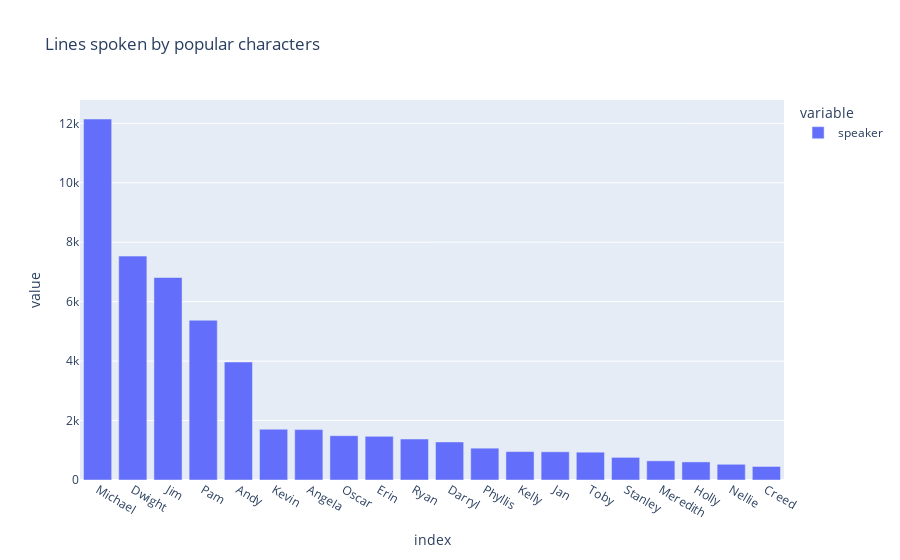

Notebook code for this chart:
### Code cell
fig = px.bar(lines_spoken, title='Lines spoken by popular characters')
fig.show()

### Figure 1 — Plotly figure (JSON) as saved in the notebook; plotly's stock layout.template omitted (floating-point values rounded to 4 significant figures)
{"data": [{"alignmentgroup": "True", "hovertemplate": "variable=speaker<br>index=%{x}<br>value=%{y}<extra></extra>", "legendgroup": "speaker", "marker": {"color": "#636efa", "pattern": {"shape": ""}}, "name": "speaker", "offsetgroup": "speaker", "orientation": "v", "showlegend": true, "textposition": "auto", "type": "bar", "x": ["Michael", "Dwight", "Jim", "Pam", "Andy", "Kevin", "Angela", "Oscar", "Erin", "Ryan", "Darryl", "Phyllis", "Kelly", "Jan", "Toby", "Stanley", "Meredith", "Holly", "Nellie", "Creed"], "xaxis": "x", "y": [12145, 7532, 6814, 5375, 3969, 1709, 1695, 1491, 1469, 1379, 1281, 1071, 956, 949, 936, 761, 645, 609, 529, 456], "yaxis": "y"}], "layout": {"barmode": "relative", "legend": {"title": {"text": "variable"}, "tracegroupgap": 0}, "title": {"text": "Lines spoken by popular characters"}, "xaxis": {"anchor": "y", "domain": [0, 1], "title": {"text": "index"}}, "yaxis": {"anchor": "x", "domain": [0, 1], "title": {"text": "value"}}}}
